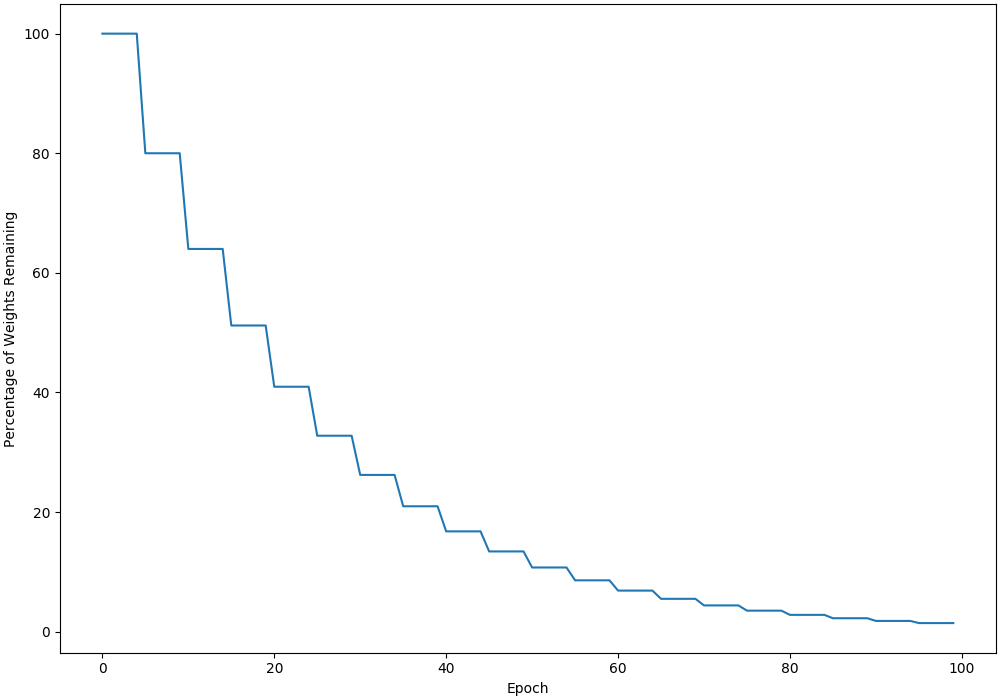

This chart was generated by the following Python code:
import matplotlib.pyplot as plt
import numpy as np

X = np.arange(0, 100)
Y = 100 * 0.8**(X//5)

#plt.xkcd()
fig, ax = plt.subplots(1, 1, constrained_layout=True, figsize=(10,7))
ax.plot(Y)
ax.set_ylabel('Percentage of Weights Remaining')
ax.set_xlabel('Epoch')
plt.savefig('pruning-progression.png')
